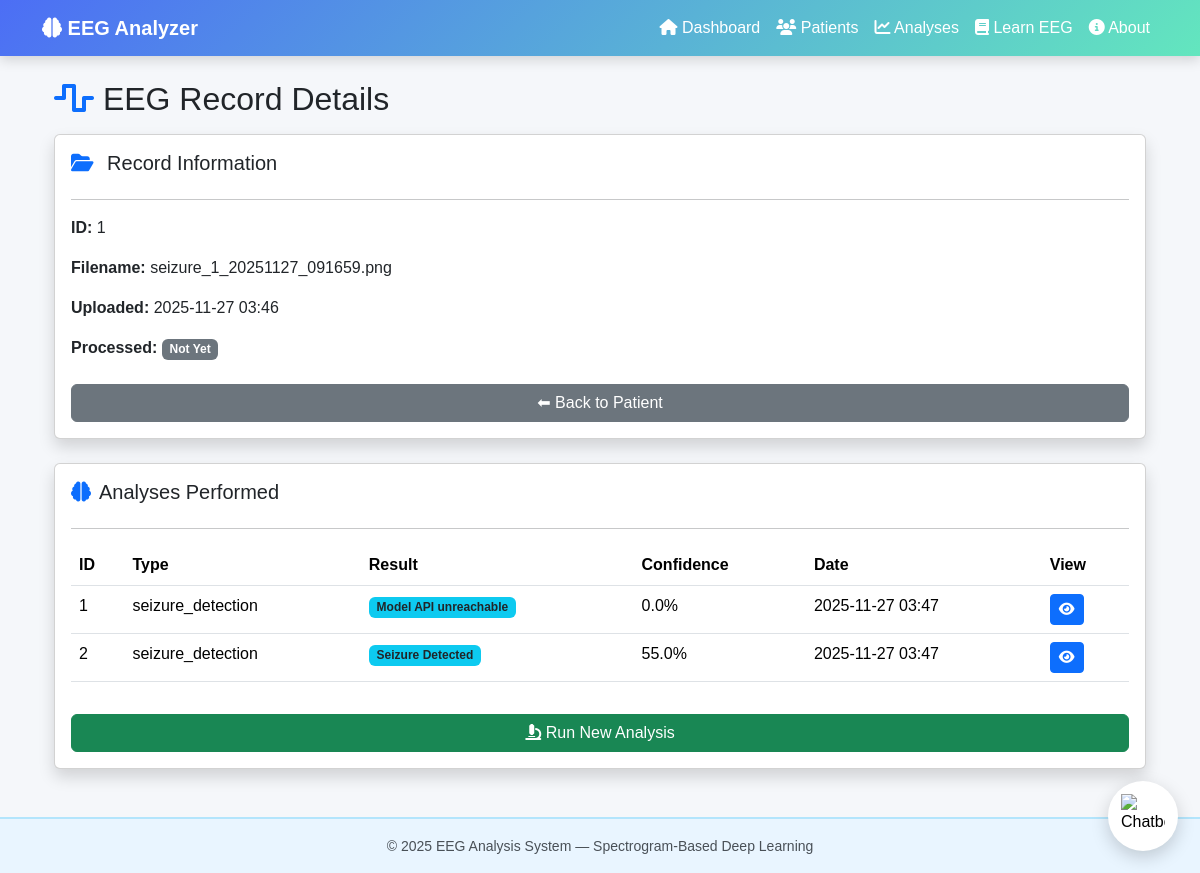
The page /eeg/1 on the database its author committed.
### app.py (models this page shows)
class EEGRecord(db.Model):
    id = db.Column(db.Integer, primary_key=True)
    patient_id = db.Column(db.Integer, db.ForeignKey('patient.id'), nullable=False)
    filename = db.Column(db.String(200), nullable=False)
    file_path = db.Column(db.String(300), nullable=False)
    upload_date = db.Column(db.DateTime, default=datetime.utcnow)
    status = db.Column(db.String(50), default='uploaded')
    processed = db.Column(db.Boolean, default=False)
    analyses = db.relationship('Analysis', backref='eeg_record', lazy=True, cascade='all, delete-orphan')

class Analysis(db.Model):
    id = db.Column(db.Integer, primary_key=True)
    eeg_record_id = db.Column(db.Integer, db.ForeignKey('eeg_record.id'), nullable=False)
    analysis_type = db.Column(db.String(100), nullable=False)
    result = db.Column(db.String(200), nullable=False)
    confidence = db.Column(db.Float, nullable=False)
    details = db.Column(db.Text)
    spectrogram_path = db.Column(db.String(300))
    histogram_path = db.Column(db.String(300))
    created_at = db.Column(db.DateTime, default=datetime.utcnow)

### app.py (the view)
@app.route('/eeg/<int:id>')
def eeg_detail(id):
    eeg_record = EEGRecord.query.get_or_404(id)
    analyses = Analysis.query.filter_by(eeg_record_id=id).all()
    return render_template('eeg_detail.html', eeg_record=eeg_record, analyses=analyses)

### templates/eeg_detail.html
{% extends "base.html" %}
{% block content %}
<div class="container mt-4">
    <h2 class="mb-3">
        <i class="fas fa-wave-square text-primary"></i> EEG Record Details
    </h2>
    <div class="card shadow p-3 mb-4">
        <h5><i class="fas fa-folder-open text-primary me-2"></i> Record Information</h5>
        <hr>
        <p><strong>ID:</strong> {{ eeg_record.id }}</p>
        <p><strong>Filename:</strong> {{ eeg_record.filename }}</p>
        <p><strong>Uploaded:</strong> {{ eeg_record.upload_date.strftime("%Y-%m-%d %H:%M") }}</p>
        <p><strong>Processed:</strong>
            {% if eeg_record.processed %}
                <span class="badge bg-success">Yes</span>
            {% else %}
                <span class="badge bg-secondary">Not Yet</span>
            {% endif %}
        </p>
        <a href="{{ url_for('patient_detail', id=eeg_record.patient_id) }}" class="btn btn-secondary mt-2">
            ⬅ Back to Patient
        </a>
    </div>
    <div class="card shadow p-3">
        <h5><i class="fas fa-brain text-primary me-2"></i>Analyses Performed</h5>
        <hr>
        {% if analyses %}
            <table class="table table-hover">
                <thead>
                    <tr>
                        <th>ID</th>
                        <th>Type</th>
                        <th>Result</th>
                        <th>Confidence</th>
                        <th>Date</th>
                        <th>View</th>
                    </tr>
                </thead>
                <tbody>
                {% for a in analyses %}
                    <tr>
                        <td>{{ a.id }}</td>
                        <td>{{ a.analysis_type }}</td>
                        <td>
                            {% if a.result == "ASD Detected" %}
                                <span class="badge bg-danger">ASD Detected</span>
                            {% else %}
                                <span class="badge bg-info text-dark">{{ a.result }}</span>
                            {% endif %}
                        </td>
                        <td>{{ (a.confidence * 100) | round(1) }}%</td>
                        <td>{{ a.created_at.strftime("%Y-%m-%d %H:%M") }}</td>
                        <td>
                            <a href="{{ url_for('analysis_detail', id=a.id) }}"
                               class="btn btn-sm btn-primary">
                                <i class="fas fa-eye"></i>
                            </a>
                        </td>
                    </tr>
                {% endfor %}
                </tbody>
            </table>
        {% else %}
            <div class="text-center py-3">
                <p class="text-muted">No analysis performed for this record.</p>
            </div>
        {% endif %}
        <a href="{{ url_for('create_analysis', eeg_id=eeg_record.id) }}"
           class="btn btn-success mt-3">
            <i class="fas fa-microscope"></i> Run New Analysis
        </a>
    </div>
</div>
{% endblock %}

### templates/base.html (style rules this page uses)
body { background-color: #f5f7fa; font-family: "Poppins", sans-serif; color: #212529; }

### rows shown on the page
EEGRecord: id "1", filename "seizure_1_20251127_091659.png", upload_date "2025-11-27 03:46"
Analysis: id "1", analysis_type "seizure_detection", result "Model API unreachable", (a.confidence*100)|round(1) "0.0", created_at "2025-11-27 03:47"
Analysis: id "2", analysis_type "seizure_detection", result "Seizure Detected", (a.confidence*100)|round(1) "55.0", created_at "2025-11-27 03:47"
